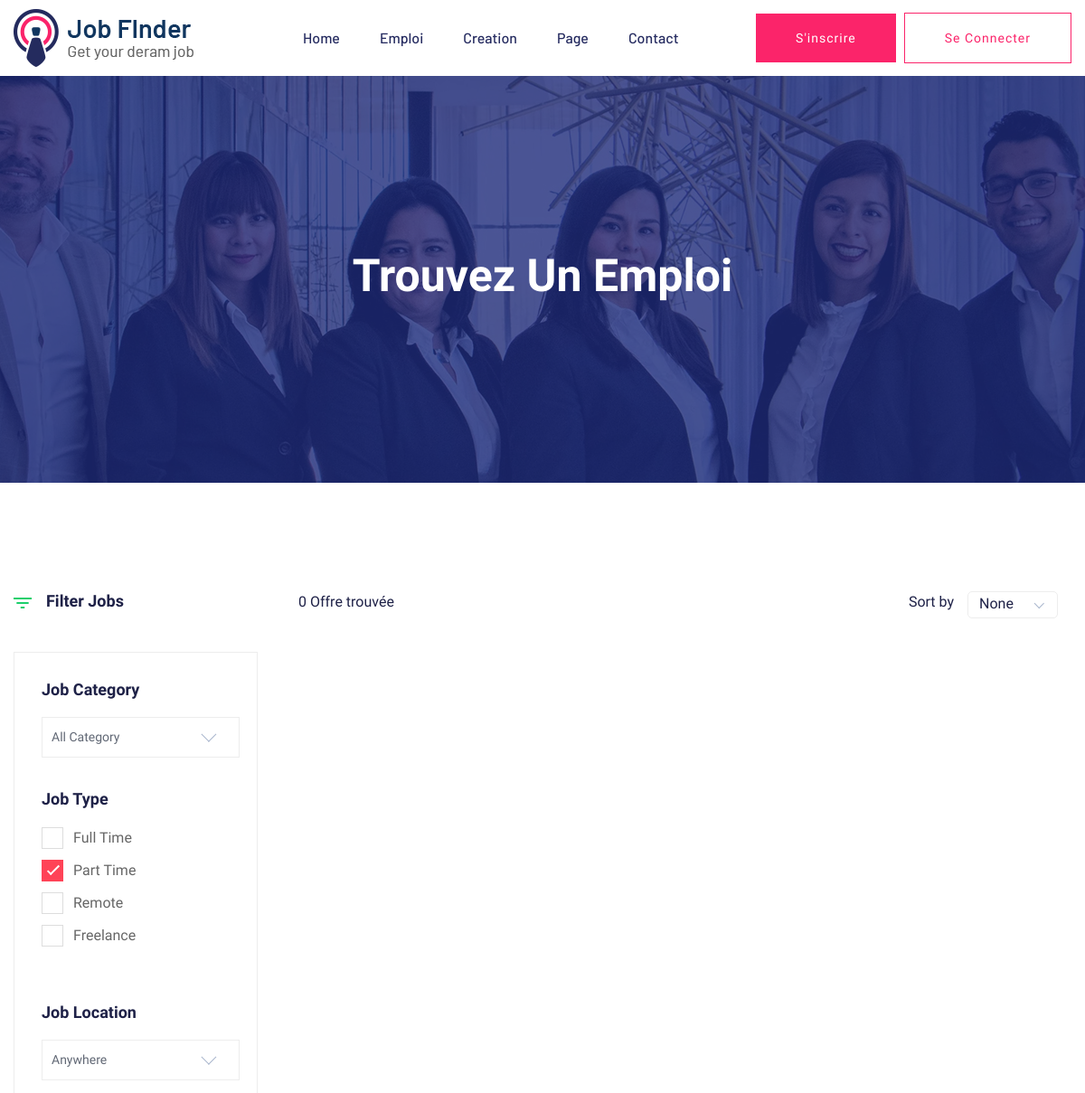
The app's page /job_listing.php (upper part), older data.
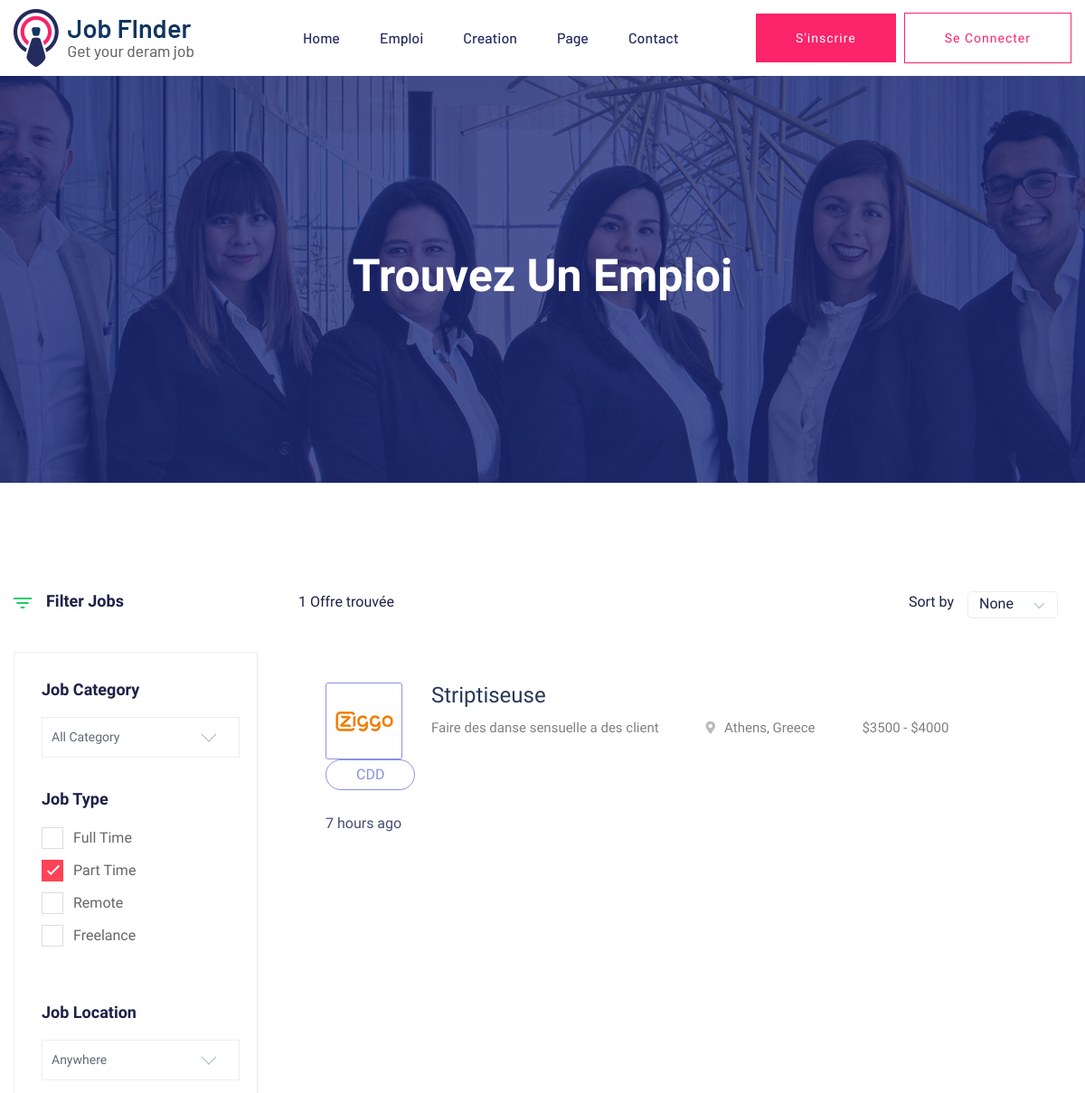
The same page, newer data.
### tables this page shows
CREATE TABLE IF NOT EXISTS `offre` (
                                       `id_offre` int(11) NOT NULL AUTO_INCREMENT,
                                       `titre_offre` varchar(250) NOT NULL,
                                       `description` varchar(220) NOT NULL,
                                       `date_publication` datetime NOT NULL DEFAULT CURRENT_TIMESTAMP,
                                       `type_contrat` varchar(200) NOT NULL,
                                       `dure_contrat` int(200) DEFAULT NULL,
                                       `pourvue` bit(1) DEFAULT b'0',
                                       `valider` tinyint(1) DEFAULT NULL,
                                       `ref_utilisateur` int(11) DEFAULT NULL,
                                       PRIMARY KEY (`id_offre`),
                                       KEY `fk_offre_utilisateur` (`ref_utilisateur`)
);

### class/Bdd.php (called while the page is built, shortened)
<?php
class Bdd{
    public function getBdd()
    {
        return $this->bdd = new PDO('mysql:host=localhost:3306;dbname=projet_lprs;charset=utf8', 'projet_lprs', 'lprs');
    }
}

### class/Offre.php (called while the page is built, shortened)
<?php
class Offre{
    public function nombreOffre(Bdd $base){
        $req = $base->getBdd()->prepare('SELECT COUNT(*) FROM offre WHERE valider = 1 ');
        $req->execute(array());
        return $req->fetch();
    }
    public function GetOffre(Bdd $base){
        $req = $base->getBdd()->prepare('SELECT * FROM offre WHERE valider = 1 ');
        $req->execute(array());
        return $req->fetchAll();
    }
}

### job_listing.php (the view, shortened to what this page needs)
<?php
require_once 'class/Offre.php';
require_once 'class/Bdd.php';
$bdd = new Bdd();
$offre = new Offre(array());
$offrevalider = $offre->GetOffre($bdd);
$nombreoffre = $offre->nombreOffre($bdd)
?>
<!doctype html>
<html class="no-js" lang="zxx">
    <head>
            <link rel="stylesheet" href="assets/css/bootstrap.min.css">
            <link rel="stylesheet" href="assets/css/owl.carousel.min.css">
            <link rel="stylesheet" href="assets/css/price_rangs.css">
            <link rel="stylesheet" href="assets/css/flaticon.css">
            <link rel="stylesheet" href="assets/css/slicknav.css">
            <link rel="stylesheet" href="assets/css/animate.min.css">
            <link rel="stylesheet" href="assets/css/magnific-popup.css">
            <link rel="stylesheet" href="assets/css/fontawesome-all.min.css">
            <link rel="stylesheet" href="assets/css/themify-icons.css">
            <link rel="stylesheet" href="assets/css/slick.css">
            <link rel="stylesheet" href="assets/css/nice-select.css">
            <link rel="stylesheet" href="assets/css/style.css">
   </head>
   <body>
    <header>
       <div class="header-area header-transparrent">
           <div class="headder-top header-sticky">
                <div class="container">
                    <div class="row align-items-center">
                        <div class="col-lg-3 col-md-2">
                            <div class="logo">
                                <a href="index.php"><img src="assets/img/logo/logo.png" alt=""></a>
                            </div>
                        </div>
                        <?php if (isset($_SESSION['id_utilisateur']) && $_SESSION['role'] == "Eleve"){
                            echo ("<div class='col-lg-9 col-md-9'>
                            <div class='menu-wrapper'>
                                <div class='main-menu'>
                                    <nav class='d-none d-lg-block'>
                                        <ul id='navigation'>
                                            <li><a href='index.php'>Accueil</a></li>
                                            <li><a href='job_listing.php'>Trouver une offre </a></li>
                                            <li><a href='crea.php'>Evénements</a></li>
                                           <li><a href='#'>Page</a>
                                            <ul class='submenu'>
                                                    <li><a href='blog.html'>Blog</a></li>
                                                    <li><a href='single-blog.html'>Blog Details</a></li>
                                                    <li><a href='elements.php'>Elements</a></li>
                                                    <li><a href='job_details.php'>job Details</a></li>
                                                </ul>
                                            </li>
                                            <li><a href='contact.php'>Contact</a></li>
                                            <li><a href='#'><img src='assets/img/icon/Profile.jpg' width='55'>" .$_SESSION['nom']." ".$_SESSION['prenom']. " </a>
                                            <ul class='submenu'>
                                                    <li><a href='profile.php'>Profil</a></li>
                                                    <li><a href='traitement/action_utilisateur/deco.php'>Se déconnecter <img src='assets/logout.jpg' width='20'></a></li>
                                                </ul>
                                            </li>
                                        </ul>
                                    </nav>
                                </div>");}
                        elseif (isset($_SESSION['id_utilisateur']) && $_SESSION['role'] == "Entreprise"){
                            echo ("<div class='col-lg-9 col-md-9'>
                            <div class='menu-wrapper'>
                                <div class='main-menu'>
                                    <nav class='d-none d-lg-block'>
                                        <ul id='navigation'>
                                            <li><a href='index.php'>Accueil</a></li>
                                            <li><a href='job_listing.php'>Nos offre</a></li>
                                            <li><a href='crea.php'>Evénements</a></li>
                                            <li><a href='#'>Prospect</a>
                                            <ul class='submenu'>
                                                    <li><a href='blog.html'>Blog</a></li>
                                                    <li><a href='single-blog.html'>Blog Details</a></li>
                                                    <li><a href='elements.php'>Elements</a></li>
                                                    <li><a href='job_details.php'>job Details</a></li>
                                                </ul>
                                            </li>
                                            <li><a href='contact.php'>Contact</a></li>
                                            <li><a href='#'><img src='assets/img/icon/Profile.jpg' width='55'>" .$_SESSION['nom'].' '.$_SESSION['post']. " </a>
                                            <ul class='submenu'>
                                                    <li><a href='profile.php'>Profil</a></li>
                                                    <li><a href='traitement/action_utilisateur/deco.php'>Se déconnecter <img src='assets/logout.jpg' width='20'></a></li>
                                                </ul>
                                            </li>
                                        </ul>
                                    </nav>
                                </div>");}
                        else{echo ("<div class='col-lg-9 col-md-9'>
                            <div class='menu-wrapper'>
                                <div class='main-menu'>
                                    <nav class='d-none d-lg-block'>
                                        <ul id='navigation'>
                                            <li><a href='index.php'>Home</a></li>
                                            <li><a href='job_listing.php'>Emploi</a></li>
                                            <li><a href='crea.php'>Creation </a></li>
                                            <li><a href='#'>Page</a>
                                <ul class='submenu'>
                                                    <li><a href='rendezvous.html'>Blog</a></li>
                                                    <li><a href='single-blog.html'>Blog Details</a></li>
                                                    <li><a href='elements.php'>Elements</a></li>
                                                    <li><a href='job_details.php'>job Details</a></li>
                                                </ul>
                                            </li>
                                            <li><a href='contact.php'>Contact</a></li>
                                        </ul>
                                    </nav>
                                </div>
                                <div class='header-btn d-none f-right d-lg-block'>
                                    <a href='form/dist/inscription.php' class='btn head-btn1'>S'inscrire</a>
                                    <a href='form/dist/login.php' class='btn head-btn2'>Se connecter</a>
                                </div>");}
                        ?>
                    </div>
                </div>
                        <div class="col-12">
                        </div>
                    </div>
                </div>
           </div>
       </div>
    </header>
    <main>
        <div class="slider-area ">
            <div class="single-slider section-overly slider-height2 d-flex align-items-center" data-background="assets/img/hero/about.jpg">
                <div class="container">
                    <div class="row">
                        <div class="col-xl-12">
                            <div class="hero-cap text-center">
                                <h2>Trouvez un emploi</h2>
                            </div>
                        </div>
                    </div>
                </div>
            </div>
        </div>
        <div class="job-listing-area pt-120 pb-120">
            <div class="container">
                <div class="row">
                    <div class="col-xl-3 col-lg-3 col-md-4">
                        <div class="row">
                            <div class="col-12">
                                    <div class="small-section-tittle2 mb-45">
                                    <div class="ion">
                                    </div>
                                    <h4>Filter Jobs</h4>
                                </div>
                            </div>
                        </div>
                        <div class="job-category-listing mb-50">
                            <div class="single-listing">
                               <div class="small-section-tittle2">
                                     <h4>Job Category</h4>
                               </div>
                                <div class="select-Categories pt-80 pb-50">
                                    <div class="small-section-tittle2">
                                        <h4>Job Type</h4>
                                    </div>
                                    <label class="container">Full Time
                                        <span class="checkmark"></span>
                                    </label>
                                    <label class="container">Part Time
                                        <span class="checkmark"></span>
                                    </label>
                                    <label class="container">Remote
                                        <span class="checkmark"></span>
                                    </label>
                                    <label class="container">Freelance
                                        <span class="checkmark"></span>
                                    </label>
                                </div>
                            </div>
                            <div class="single-listing">
                               <div class="small-section-tittle2">
                                     <h4>Job Location</h4>
                               </div>
                                <div class="select-Categories pt-80 pb-50">
                                </div>
                            </div>
                            <div class="single-listing">
                                <aside class="left_widgets p_filter_widgets price_rangs_aside sidebar_box_shadow">
                                    <div class="widgets_inner">
                                        <div class="range_item">
                                            <input type="text" class="js-range-slider" value="" />
                                        </div>
                                    </div>
                                </aside>
                            </div>
                        </div>
                    </div>
                    <div class="col-xl-9 col-lg-9 col-md-8">
                        <section class="featured-job-area">
                            <div class="container">
                                <div class="row">
                                    <div class="col-lg-12">
                                        <div class="count-job mb-35">
                                            <span><?= $nombreoffre[0]?> Offre trouvée</span>
                                            <div class="select-job-items">
                                                <span>Sort by</span>
                                            </div>
                                        </div>
                                    </div>
                                </div>
                                <?php foreach ($offrevalider as $value):?>
                                    <div class='single-job-items mb-30'>
                                    <div class='job-items'>
                                        <div class='company-img'>
                                            <a href='#'><img src='assets/img/icon/job-list1.png' alt=''></a>
                                        </div>
                                        <div class='job-tittle job-tittle2'>
                                            <a href='#'>
                                                <h4><?= $value['titre_offre']?></h4>
                                            </a>
                                            <ul>
                                                <li><?=$value ['description']?></li>
                                                <li><i class='fas fa-map-marker-alt'></i>Athens, Greece</li>
                                                <li>$3500 - $4000</li>
                                            </ul>
                                        </div>
                                    </div>
                                    <div class='items-link items-link2 f-right'>
                                        <a type='submit' href='job_details.php?id=<?=$value['id_offre']?>'><?=$value['type_contrat']?></a>
                                        <span>7 hours ago</span>
                                    </div>
                                </div>
                                <?php endforeach;?>
                            </div>
                        </section>
                    </div>
                </div>
            </div>
        </div>
    </main>
    </body>
</html>

### assets/css/price_rangs.css (style rules this page uses)
.irs-hidden-input { position: absolute !important; display: block !important; top: 0 !important; left: 0 !important; width: 0 !important; height: 0 !important; font-size: 0 !important; line-height: 0 !important; padding: 0 !important; margin: 0 !important; outline: none !important; z-index: -9999 !important; background: none !important; border-style: solid !important; border-color: transparent !important; }

Row changes from the older to the newer data that the page shows:
added offre: titre_offre "Striptiseuse", description "Faire des danse sensuelle a des client", type_contrat "CDD"
Text that changed along with them:
$nombreoffre[0]: "0" → "1"
